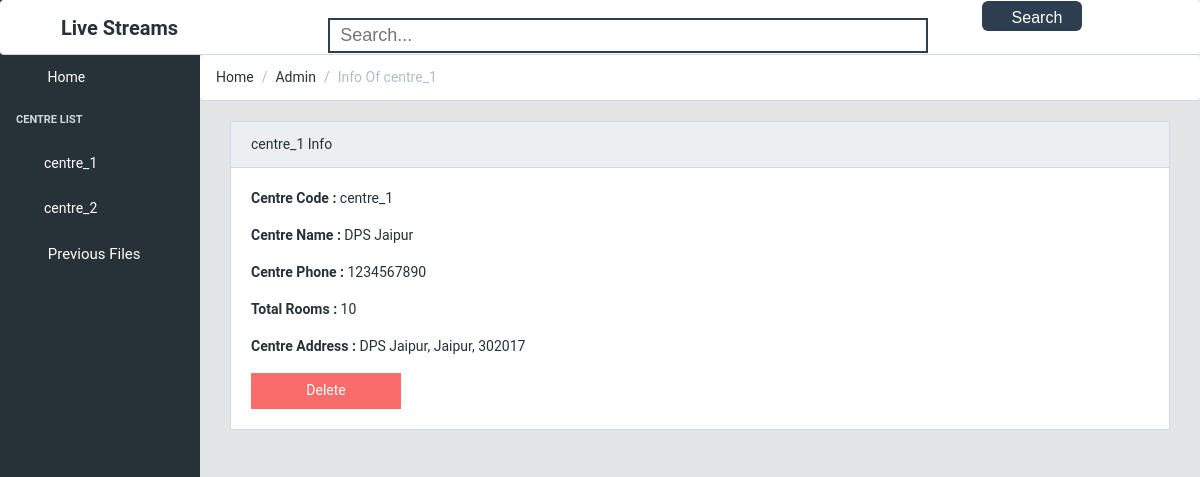
The app's page /viewInfo1.php?choice=centre_1 with its own data.
### tables this page shows
CREATE TABLE `centres` (
  `username` varchar(255) NOT NULL,
  `password` varchar(255) NOT NULL,
  `name` varchar(255) NOT NULL,
  `phone` bigint(20) NOT NULL,
  `rooms` int(11) NOT NULL,
  `address` text NOT NULL
);

### viewInfo1.php (the view, shortened to what this page needs)
<?php
	include('connection.php');
	$choice = $_GET['choice'];
	$viewn = $_GET['viewer'];
	echo '<!DOCTYPE html>
	<html lang="en"><head><meta http-equiv="Content-Type" content="text/html; charset=UTF-8">
        <link href="./helper/font-awesome.min.css" rel="stylesheet">
        <link href="./helper/simple-line-icons.css" rel="stylesheet">
		<link rel="stylesheet" href="helper/bootstrap.min.css">
        <link href="./helper/style.css" rel="stylesheet">
		<link href="styles.css" rel="stylesheet">
    </head>
    <body class="navbar-fixed sidebar-nav fixed-nav  pace-done"><div class="pace  pace-inactive"><div class="pace-progress" data-progress-text="100%" data-progress="99" style="transform: translate3d(100%, 0px, 0px);">
</div>
<div class="pace-activity"></div></div>
        <header class="navbar">
            <div class="container-fluid">
				<h style="font-size:20px;float:left;margin-left:5%"><b>Live Streams</b></h>';
				?>
				<form  autocomplete="off" style="float:left" id="contact-form" method="post" >
				<input type="text" name="title" id="title" onclick="search()" onkeydown="search()" onkeypress="search()" onkeyup="search()" autocomplete="off" class="search_url" placeholder="Search..."  data-toggle="dropdown" aria-haspopup="true" aria-expanded="false" style="border: 2px solid #2c3e50;" />
				<button style="background: #2c3e50;" name='searc' class="search">
				Search
				<span class="glyphicon glyphicon-search"></span>
				</button>
				<?php
                echo '
				<script>
					function search(){
						var title=$("#title").val();
						if(title=="")
						$("#result").html("");
						if(title!=""&&title.length>=1){
							$.ajax({
								type:"post",
								url:"search1.php",
								data:"title= "+title.trim(" ")+" '.$viewn.'",
								success:function(datav){
									$("#result").html(datav);
								 }
								});
							}
					}
				</script>
				</form>
				<ul class="nav navbar-nav pull-right hidden-md-down" style="margin-right:20px">
                    <li class="nav-item dropdown">
                        <a href="viewerLog.php">
                            <span class="hidden-md-down">'.$viewn.'</span>
                        </a>
                    </li>
                </ul>
            </div>
        </header>
		<div class="sidebar">
            <nav class="sidebar-nav open" style="height: 558px;">
                <ul class="nav">
					<li class="nav-item">
                        <a class="nav-link" href="viewHome.php?viewer='.$viewn.'"><i class="icon-speedometer"></i> Home </a>
                    </li>
                    <li class="nav-title">
                        Centre List
                    </li>';
					$result = mysqli_query($conn,"SELECT * FROM centres");
					while($run = mysqli_fetch_assoc($result)){
						$row = mysqli_query($conn,"SELECT min(id) as streamnum FROM streams where name = 'Room_1' AND centre = '".$run['username']."'");
						$num = mysqli_fetch_assoc($row);
                    echo '<li class="nav-item nav-dropdown">
                        <a class="nav-link" href="mainStream.php?stream='.$num['streamnum'].'&viewer='.$viewn.'"><i class="icon-puzzle"></i>'.$run['username'].'</a>
                    </li>
					';}
					echo '
					<li class="nav-item">
                        <a class="nav-link" href="previous.php?viewer='.$viewn.'" style="font-size:15px"><i class="icon-speedometer"></i> Previous Files </a>
                    </li>
                </ul>
            </nav>
        </div>
        <main class="main">
            <ol class="breadcrumb">
                <li class="breadcrumb-item">Home</li>
                <li class="breadcrumb-item">Admin</a></li>
                <li class="breadcrumb-item active">Info Of '.$choice.'</li>
            </ol>
            <div class="container-fluid">
                <div class="animated fadeIn">
                    <div class="row">
                        <div class="col-lg-12">
							<div class="card">
                                <div class="card-header">
                                    '.$choice.' Info
                                </div>
                                <div class="card-block">';
										$result = mysqli_query($conn,"SELECT * FROM centres where username = '".$choice."'");
										while($run = mysqli_fetch_assoc($result)){
											echo '
												<p><b>Centre Code : </b>'.$run['username'].'</p>
												<p><b>Centre Name : </b>'.$run['name'].'</p>
												<p><b>Centre Phone : </b>'.$run['phone'].'</p>
												<p><b>Total Rooms : </b>'.$run['rooms'].'</p>
												<p><b>Centre Address : </b>'.$run['address'].'</p>
												<form method="post">
												<button class="btn_delete" name="delete" type="submit" id="'.$run['username'].'">Delete</button>
												</form>
											';
										}
										echo '
								</div>
                            </div>
                        </div>
                    </div>
                </div>
            </div>
        </main>
        <script src="./Table_files/jquery.min.js.download"></script>
        <script src="./Table_files/tether.min.js.download"></script>
        <script src="./Table_files/bootstrap.min.js.download"></script>
        <script src="./Table_files/pace.min.js.download"></script>
        <script src="./Table_files/Chart.min.js.download"></script>
        <script src="./Table_files/app.js.download"></script>
</body></html>';
?>

### styles.css (style rules this page uses)
html, body { font-family: 'Roboto', 'Helvetica', sans-serif; }
.search_url { background: none; border: 2px solid #92d07f; outline: none; padding: 5px 10px; margin-right: 50px; margin-left: 150px; font: 18px arial; color: #666; width: 600px; }
.search { padding: 8px 30px; color: #fff; border: none; outline: none; height:30px; width:100px; font: normal 16px arial; border-radius: 6px; cursor: pointer; float: center; text-align:center; }

### viewInfo1.php (style rules this page uses)
.btn_delete { display: inline-block; line-height: 1.25; text-align: center; vertical-align: middle; cursor: pointer; user-select: none; border: 1px solid transparent; padding: .5rem 1rem; width:150px; transition: all .2s ease-in-out; color: #fff; background-color: #f86c6b; }

### records on screen
centres: username "centre_1", name "DPS Jaipur", phone "1234567890", rooms "10", address "DPS Jaipur, Jaipur, 302017"
centres: username "centre_2"

### other values on screen
$choice "centre_1"
